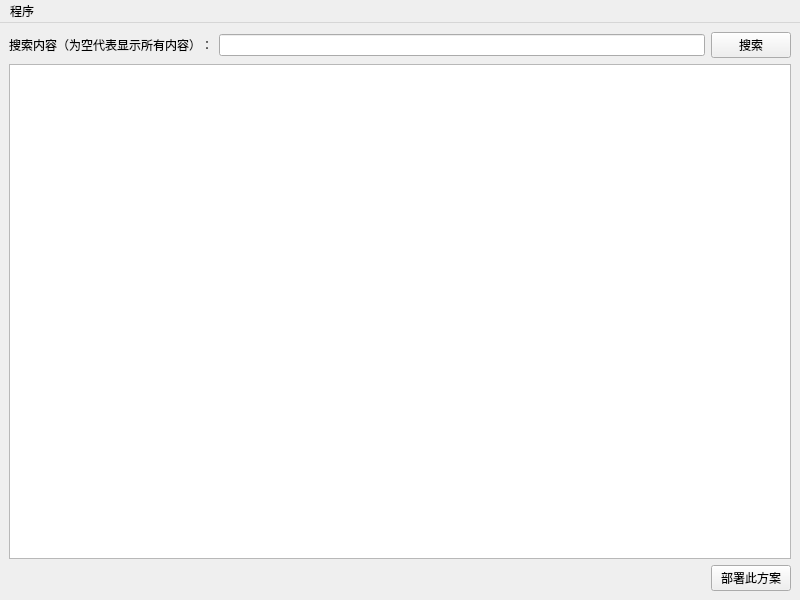
<?xml version="1.0" encoding="UTF-8"?>
<ui version="4.0">
 <class>MainWindow</class>
 <widget class="QMainWindow" name="MainWindow">
  <property name="geometry">
   <rect>
    <x>0</x>
    <y>0</y>
    <width>800</width>
    <height>600</height>
   </rect>
  </property>
  <property name="windowTitle">
   <string>自动部署脚本</string>
  </property>
  <widget class="QWidget" name="centralwidget">
   <layout class="QVBoxLayout" name="verticalLayout_3">
    <item>
     <layout class="QHBoxLayout" name="horizontalLayout">
      <item>
       <widget class="QLabel" name="searchTips">
        <property name="text">
         <string>搜索内容（为空代表显示所有内容）：</string>
        </property>
       </widget>
      </item>
      <item>
       <widget class="QLineEdit" name="searchThings"/>
      </item>
      <item>
       <widget class="QPushButton" name="saerchBotton">
        <property name="text">
         <string>搜索</string>
        </property>
       </widget>
      </item>
     </layout>
    </item>
    <item>
     <widget class="QListView" name="searchList"/>
    </item>
    <item>
     <layout class="QHBoxLayout" name="horizontalLayout_2">
      <item>
       <spacer name="horizontalSpacer">
        <property name="orientation">
         <enum>Qt::Horizontal</enum>
        </property>
        <property name="sizeHint" stdset="0">
         <size>
          <width>40</width>
          <height>20</height>
         </size>
        </property>
       </spacer>
      </item>
      <item>
       <widget class="QPushButton" name="runBotton">
        <property name="text">
         <string>部署此方案</string>
        </property>
       </widget>
      </item>
     </layout>
    </item>
   </layout>
  </widget>
  <widget class="QMenuBar" name="menubar">
   <property name="geometry">
    <rect>
     <x>0</x>
     <y>0</y>
     <width>800</width>
     <height>36</height>
    </rect>
   </property>
   <widget class="QMenu" name="menu">
    <property name="title">
     <string>程序</string>
    </property>
    <addaction name="openFile"/>
    <addaction name="separator"/>
    <addaction name="exitProgram"/>
   </widget>
   <addaction name="menu"/>
  </widget>
  <action name="about">
   <property name="text">
    <string>关于</string>
   </property>
  </action>
  <action name="exitProgram">
   <property name="text">
    <string>退出程序</string>
   </property>
  </action>
  <action name="help">
   <property name="text">
    <string>帮助</string>
   </property>
  </action>
  <action name="openFile">
   <property name="text">
    <string>打开本地部署脚本</string>
   </property>
  </action>
 </widget>
 <resources/>
 <connections/>
</ui>
